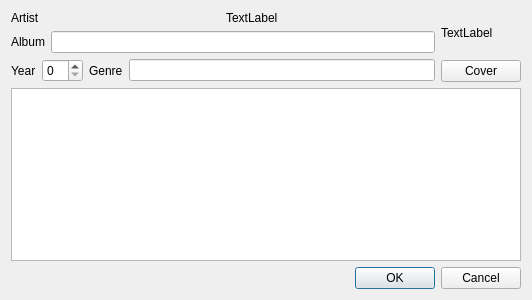
<?xml version="1.0" encoding="UTF-8"?>
<ui version="4.0">
 <class>AlbumDialog</class>
 <widget class="QDialog" name="AlbumDialog">
  <property name="geometry">
   <rect>
    <x>0</x>
    <y>0</y>
    <width>532</width>
    <height>300</height>
   </rect>
  </property>
  <property name="windowTitle">
   <string>Dialog</string>
  </property>
  <layout class="QGridLayout" name="gridLayout">
   <item row="0" column="0">
    <layout class="QHBoxLayout" name="horizontalLayout_4">
     <item>
      <layout class="QVBoxLayout" name="verticalLayout_2">
       <item>
        <layout class="QHBoxLayout" name="horizontalLayout">
         <item>
          <widget class="QLabel" name="label">
           <property name="text">
            <string>Artist</string>
           </property>
          </widget>
         </item>
         <item>
          <widget class="QLabel" name="label_2">
           <property name="text">
            <string>TextLabel</string>
           </property>
          </widget>
         </item>
        </layout>
       </item>
       <item>
        <layout class="QHBoxLayout" name="horizontalLayout_2">
         <item>
          <widget class="QLabel" name="label_3">
           <property name="text">
            <string>Album</string>
           </property>
          </widget>
         </item>
         <item>
          <widget class="QLineEdit" name="lineEdit"/>
         </item>
        </layout>
       </item>
       <item>
        <layout class="QHBoxLayout" name="horizontalLayout_3">
         <item>
          <widget class="QLabel" name="label_4">
           <property name="text">
            <string>Year</string>
           </property>
          </widget>
         </item>
         <item>
          <widget class="QSpinBox" name="spinBox"/>
         </item>
         <item>
          <widget class="QLabel" name="label_5">
           <property name="text">
            <string>Genre</string>
           </property>
          </widget>
         </item>
         <item>
          <widget class="QLineEdit" name="lineEdit_2"/>
         </item>
        </layout>
       </item>
      </layout>
     </item>
     <item>
      <layout class="QVBoxLayout" name="verticalLayout">
       <item>
        <widget class="QLabel" name="label_6">
         <property name="text">
          <string>TextLabel</string>
         </property>
        </widget>
       </item>
       <item>
        <widget class="QPushButton" name="pushButton">
         <property name="text">
          <string>Cover</string>
         </property>
        </widget>
       </item>
      </layout>
     </item>
    </layout>
   </item>
   <item row="1" column="0">
    <widget class="QTextEdit" name="textEdit"/>
   </item>
   <item row="2" column="0">
    <widget class="QDialogButtonBox" name="buttonBox">
     <property name="standardButtons">
      <set>QDialogButtonBox::Cancel|QDialogButtonBox::Ok</set>
     </property>
    </widget>
   </item>
  </layout>
 </widget>
 <resources/>
 <connections/>
</ui>
